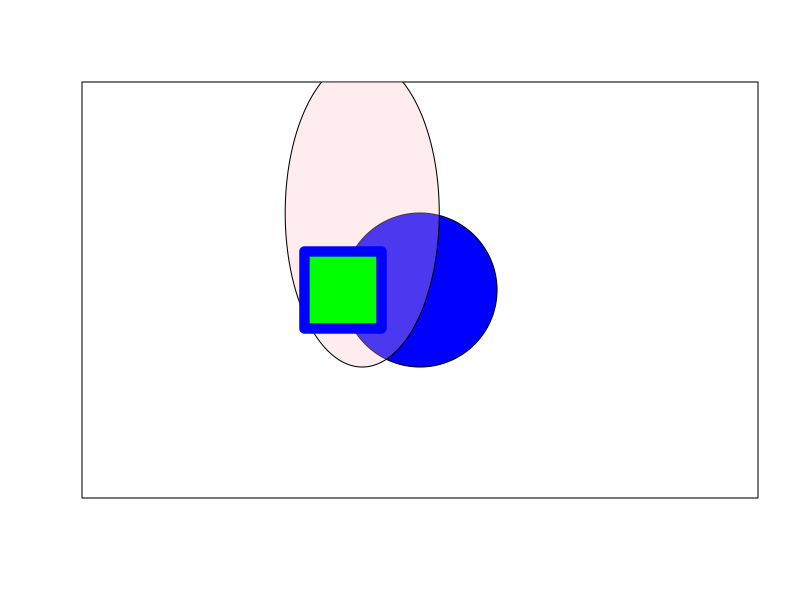

Here is the R script that generated this plot:
## ---- chunk 1
canvas <- function(mn=0,mx=100){
  plot( 1:2,ylim=c(mn,mx), xlim=c(mn,mx),
        asp=1,xaxt="n",yaxt="n", type="n",
        xlab="",ylab="")
}
circle <- function(x,y,r,ry=r,...){ 
  angs <- seq(0,2*pi, length=200)
  xpts <- x+r*cos(angs)
  ypts <- y+ry*sin(angs)
  polygon(xpts,ypts,...)
  }
## ---- chunk 2
canvas()
circle(50,50,20,col="blue")
circle(35,70,r=20,ry=40,col=scales::alpha("pink",.3))
polygon(c(20,40,40,20),c(60,60,40,40),col="green",border="blue",lwd=10)

